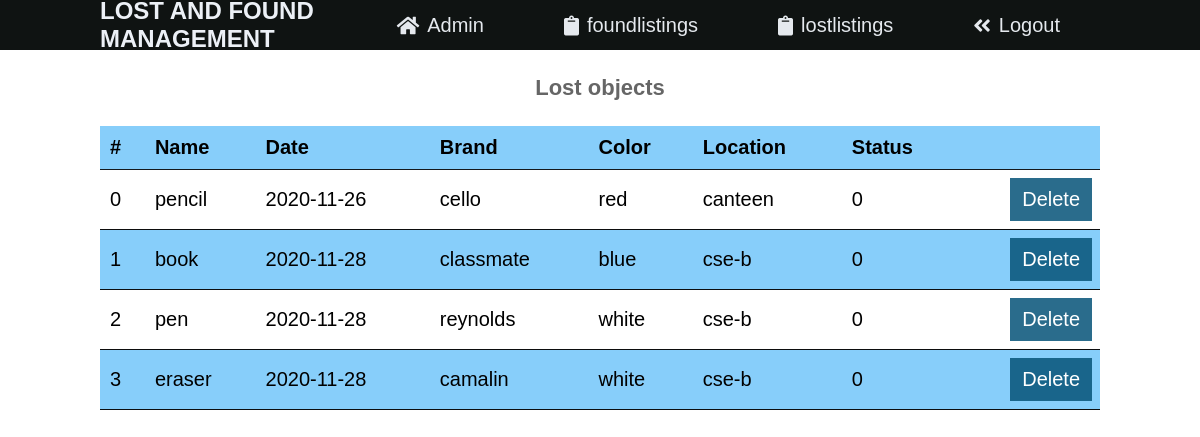
The page /read1.php on the database its author committed.
### tables this page shows
CREATE TABLE `lostobj` (
  `lostobj_id` int(15) NOT NULL,
  `lostobj_name` varchar(25) NOT NULL,
  `lost_date` varchar(25) NOT NULL,
  `l_brand` varchar(25) NOT NULL,
  `l_color` varchar(25) NOT NULL,
  `lost_loc` varchar(25) NOT NULL,
  `status1` varchar(25) NOT NULL,
  `admin_id` varchar(25) NOT NULL DEFAULT 'admin1'
);

### read1.php (the view, shortened to what this page needs)
<?php
include 'functions.php';
$pdo = pdo_connect_mysql();
$page = isset($_GET['page']) && is_numeric($_GET['page']) ? (int)$_GET['page'] : 1;
$records_per_page = 6;
$stmt = $pdo->prepare('SELECT * FROM lostobj ORDER BY lostobj_id LIMIT :current_page, :record_per_page');
$stmt->bindValue(':current_page', ($page-1)*$records_per_page, PDO::PARAM_INT);
$stmt->bindValue(':record_per_page', $records_per_page, PDO::PARAM_INT);
$stmt->execute();
$losts = $stmt->fetchAll(PDO::FETCH_ASSOC);
?>
<?=template_header('Read1')?>
<div class="content read">
	<h2>Lost objects</h2>
	<table>
        <thead>
            <tr>
                <td>#</td>
                <td>Name</td>
                <td>Date</td>
                <td>Brand</td>
                <td>Color</td>
                <td>Location</td>
                <td>Status</td>
                <td></td>
            </tr>
        </thead>
        <tbody>
            <?php foreach ($losts as $lost): ?>
            <tr>
                <td><?=$lost['lostobj_id']?></td>
                <td><?=$lost['lostobj_name']?></td>
                <td><?=$lost['lost_date']?></td>
                <td><?=$lost['l_brand']?></td>
                <td><?=$lost['l_color']?></td>
                <td><?=$lost['lost_loc']?></td>
                <td><?=$lost['status1']?></td>
                <td class="actions">
                    <a href="delete1.php?id=<?=$lost['lostobj_id']?>" class="trash">Delete</i></a>
                </td>
            </tr>
            <?php endforeach; ?>
        </tbody>
    </table>
</div>
<?=template_footer()?>

### functions.php (shortened to what this page needs)
<?php
function template_header($title) {
echo <<<EOT
<!DOCTYPE html>
<html>
	<head>
		<meta charset="utf-8">
		<title>$title</title>
		<link rel="stylesheet" href="./admin.css" type="text/css">
        <link rel="stylesheet" href="https://use.fontawesome.com/releases/v5.7.1/css/all.css">
	</head>
	<body>
    <nav class="navtop">
    	<div>
            <h1> LOST AND FOUND MANAGEMENT</h1>
            <a href="index.php"><i class="fas fa-home"></i>Admin</a>
            <a href="read.php"><i class="fas fa-clipboard"></i>foundlistings</a>
            <a href="read1.php"><i class="fas fa-clipboard"></i>lostlistings</a>
            <a href="adminlogout.php"><i class="fas fa-angle-double-left"></i>Logout</a>
        </div>
    </nav>
    <footer>
    </footer>
    </body>
EOT;
}
function template_footer() {
echo <<<EOT
</html>
EOT;
}
?>

### admin.css (style rules this page uses)
* { box-sizing: border-box; font-family:'Franklin Gothic Medium', 'Arial Narrow', Arial, sans-serif; font-size: 20px; -webkit-font-smoothing: antialiased; -moz-osx-font-smoothing: grayscale; }
body { margin:0; background-color: white snow; background-position: center; }
.navtop { background-color: #0f1312; height: 50px; width: 100%; border: 0; }
.navtop div { display: flex; margin: 0 auto; width: 1000px; height: 100%; }
.navtop div h1, .navtop div a { display: inline-flex; align-items:center; }
.navtop div h1 { flex: 1; font-size: 24px; padding: 0; margin: 0; color: #ecf0f6; }
.navtop div a { padding: 0 40px; text-decoration: none; color: #e5e9ee; }
.navtop div a i { padding: 2px 8px 0 0; }
.content { width: 1000px; margin: 0 auto; }
.content h2 { margin: 0; padding: 25px 0; font-size: 22px; color: #666666; text-align: center; }
.read table { width: 100%; padding-top: 30px; border-collapse: collapse; }
.read table thead { background-color:lightskyblue; border-bottom: 1px solid #15181b; }
.read table thead td { padding: 10px; font-weight: bold; color:black; font-size: 20px; }
.read table tbody tr { border-bottom: 1px solid #0c0d0e; border-left: #0c0d0e; }
.read table tbody tr:nth-child(even) { background-color:lightskyblue; }
.read table tbody tr td { padding: 10px; }
.read table tbody tr td:nth-child(1) { color:black; }
.read table tbody tr td.actions { padding: 8px; text-align: right; }
.read table tbody tr td.actions .edit, .read table tbody tr td.actions .trash { display: inline-flex; text-align: right; text-decoration: none; color: #FFFFFF; padding: 10px 12px; }
.read table tbody tr td.actions .trash { background-color:rgba(6, 84, 121, 0.856); }

### rows shown on the page
lostobj: lostobj_id "0", lostobj_name "pencil", lost_date "2020-11-26", l_brand "cello", l_color "red", lost_loc "canteen", status1 "0"
lostobj: lostobj_id "1", lostobj_name "book", lost_date "2020-11-28", l_brand "classmate", l_color "blue", lost_loc "cse-b", status1 "0"
lostobj: lostobj_id "2", lostobj_name "pen", lost_date "2020-11-28", l_brand "reynolds", l_color "white", lost_loc "cse-b", status1 "0"
lostobj: lostobj_id "3", lostobj_name "eraser", lost_date "2020-11-28", l_brand "camalin", l_color "white", lost_loc "cse-b", status1 "0"
